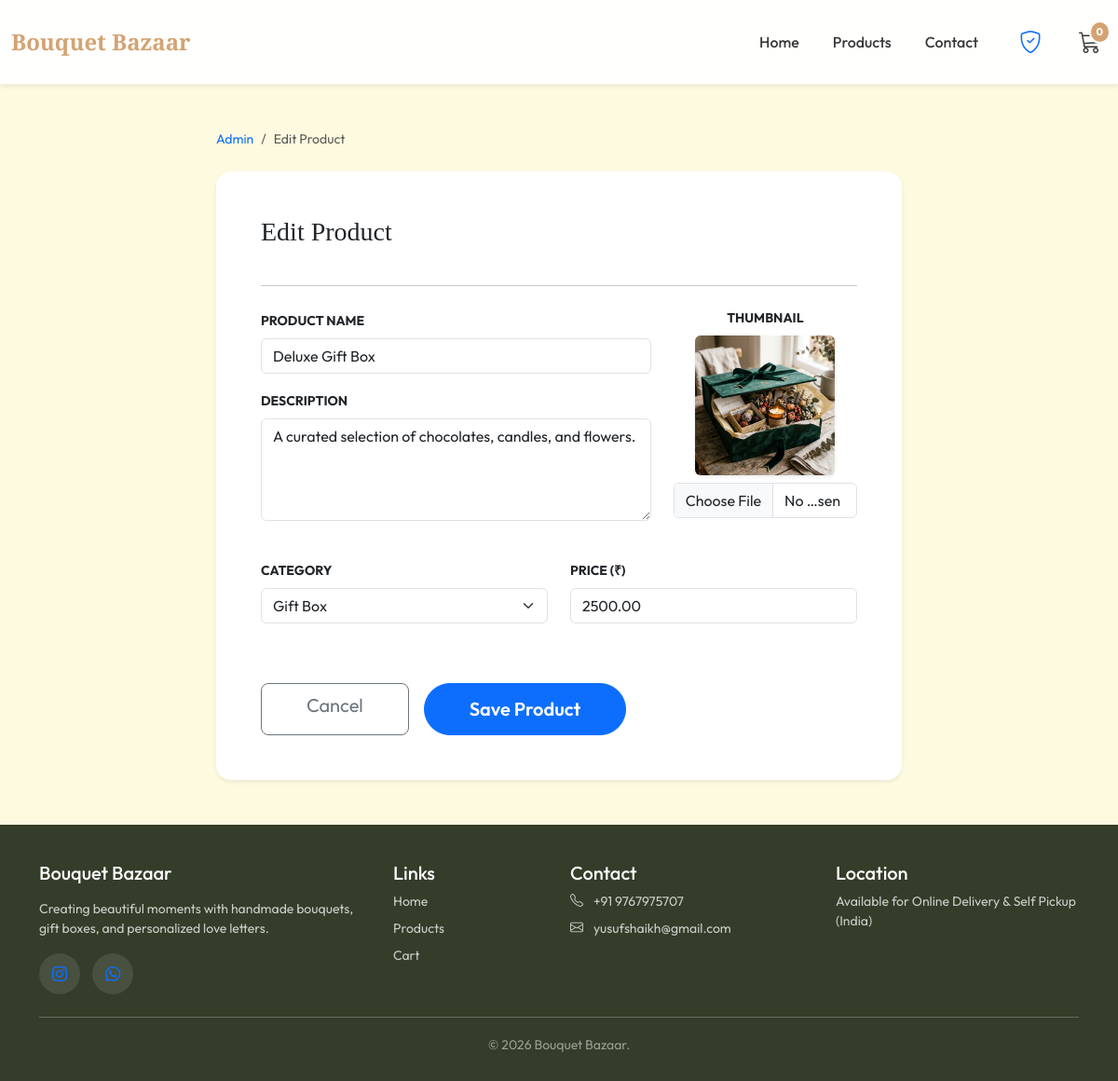
/admin-panel/edit/2/ (signed in), run on the app's committed database.
### website/models.py (models this page shows, shortened)
class Product(models.Model):
    CATEGORY_CHOICES = [
        ('bouquet', 'Handmade Bouquet'),
        ('gift', 'Gift Box'),
        ('letter', 'Love Letter / Personalised Note'),
    ]
    name = models.CharField(max_length=200)
    slug = models.SlugField(unique=True, blank=True)
    description = models.TextField()
    price = models.DecimalField(max_digits=10, decimal_places=2)
    image = models.ImageField(upload_to='products/', blank=True, null=True)
    category = models.CharField(max_length=20, choices=CATEGORY_CHOICES, default='bouquet')
    created_at = models.DateTimeField(auto_now_add=True)

### website/views.py (the view)
# urls.py: path('admin-panel/edit/<int:pk>/', views.edit_product, name='edit_product'),
@staff_member_required
def edit_product(request, pk):
    product = get_object_or_404(Product, pk=pk)
    if request.method == 'POST':
        form = ProductForm(request.POST, request.FILES, instance=product)
        if form.is_valid():
            form.save()
            return redirect('admin_dashboard')
    else:
        form = ProductForm(instance=product)
    return render(request, 'website/admin/product_form.html', {'form': form, 'title': 'Edit Product', 'product': product})

### website/forms.py
class ProductForm(forms.ModelForm):
    class Meta:
        model = Product
        fields = ['name', 'description', 'price', 'image', 'category']
        widgets = {
            'name': forms.TextInput(attrs={'class': 'form-control', 'placeholder': 'Enter product name'}),
            'description': forms.Textarea(attrs={'class': 'form-control', 'rows': 4, 'placeholder': 'Product description'}),
            'price': forms.NumberInput(attrs={'class': 'form-control', 'placeholder': '0.00'}),
            'category': forms.Select(attrs={'class': 'form-select'}),
            'image': forms.FileInput(attrs={'class': 'form-control'}),
        }

### templates/website/admin/product_form.html (shortened to what this page needs)
{% extends 'website/base.html' %}
{% block content %}
<div class="container py-4 py-md-5">
    <div class="row justify-content-center">
        <div class="col-lg-8">
            <nav aria-label="breadcrumb" class="mb-4">
                <ol class="breadcrumb">
                    <li class="breadcrumb-item small"><a href="{% url 'admin_dashboard' %}" class="text-decoration-none">Admin</a></li>
                    <li class="breadcrumb-item small active">{{ title }}</li>
                </ol>
            </nav>
            <div class="card border-0 shadow-sm rounded-4 p-4 p-md-5">
                <h1 class="h3 mb-4">{{ title }}</h1>
                <hr class="mb-4">
                <form method="POST" enctype="multipart/form-data">
                    <div class="row g-4">
                        <div class="col-12 col-md-8">
                            <div class="mb-3">
                                <label class="form-label fw-bold small text-uppercase">Product Name</label>
                                {{ form.name }}
                            </div>
                            <div class="mb-3">
                                <label class="form-label fw-bold small text-uppercase">Description</label>
                                {{ form.description }}
                            </div>
                        </div>
                        <div class="col-12 col-md-4">
                            <div class="mb-3 text-center">
                                <label class="form-label fw-bold small text-uppercase d-block">Thumbnail</label>
                                <div class="position-relative d-inline-block">
                                    {% if product and product.image %}
                                    <img src="{{ product.image.url }}" class="img-fluid rounded shadow-sm mb-2" style="max-height: 150px; width: 150px; object-fit: cover;">
                                    {% else %}
                                    <div class="bg-light rounded d-flex align-items-center justify-content-center mb-2 mx-auto" style="height: 150px; width: 150px;">
                                        <i class="bi bi-image text-muted fs-1"></i>
                                    </div>
                                    {% endif %}
                                </div>
                                <div class="small">{{ form.image }}</div>
                            </div>
                        </div>
                        <div class="col-12 col-md-6">
                            <div class="mb-3">
                                <label class="form-label fw-bold small text-uppercase">Category</label>
                                {{ form.category }}
                            </div>
                        </div>
                        <div class="col-12 col-md-6">
                            <div class="mb-3">
                                <label class="form-label fw-bold small text-uppercase">Price (₹)</label>
                                {{ form.price }}
                            </div>
                        </div>
                    </div>
                    <div class="mt-5 d-flex flex-column flex-md-row gap-3">
                        <button type="submit" class="btn btn-primary btn-lg px-5 order-first order-md-last">Save Product</button>
                        <a href="{% url 'admin_dashboard' %}" class="btn btn-outline-secondary btn-lg px-5">Cancel</a>
                    </div>
                </form>
            </div>
        </div>
    </div>
</div>
{% endblock %}

### data on the page
Product: name "Deluxe Gift Box", description "A curated selection of chocolates, candles, and flowers.", image (picture), category "Gift Box", price "2500.00"

### other printed values
{{ title }} "Edit Product"
